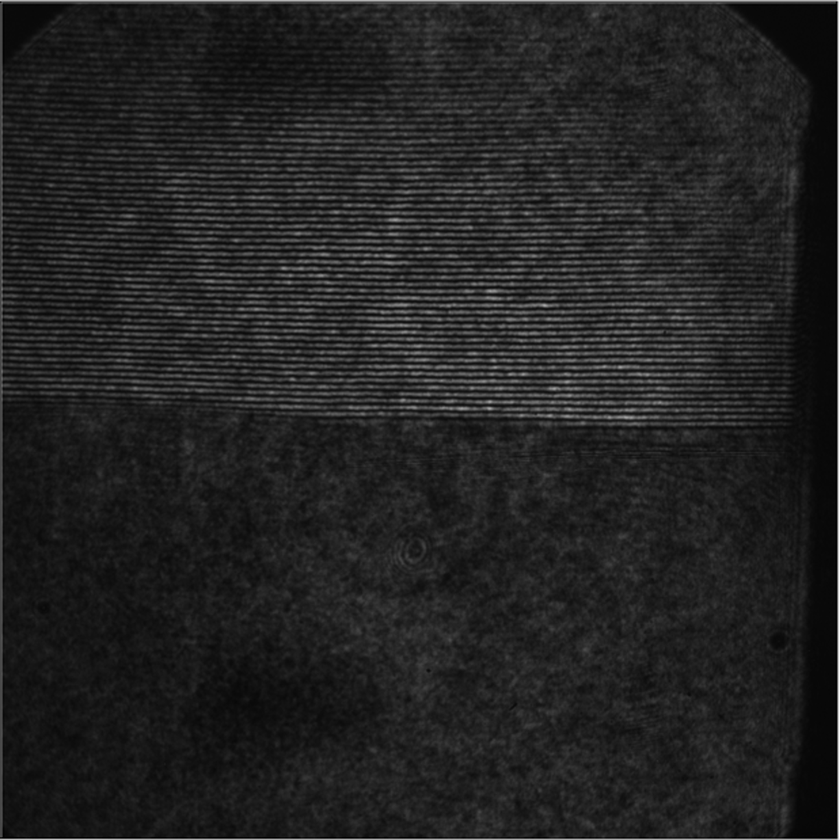
#> input picture Reference.png, 840 x 840 px, shrunk from 1225 x 1226 before the run
$ jupyter execute Untitled1.ipynb
#> lines starting #> are read from the running program, lines starting #| are printed output that depends on the picture; after the words box and inside, x2 and y2 are one past the last pixel; in counts of white or black regions, pixels touching at a corner belong together
[cell 1]
import cv2
import numpy as np
import matplotlib.pyplot as plt
from scipy import ndimage
from skimage import filters, morphology, measure
import ipywidgets as widgets
from IPython.display import display
import warnings
warnings.filterwarnings('ignore')

class FringeDetector:
    def __init__(self, image_path):
        """Initialize the fringe detector with an image."""
#> called with image_path = 'Reference.png'
        # Load image
        self.original = cv2.imread(image_path)
#> self.original is the input picture: shape (840, 840, 3); min 0, max 255, mean 34.8
        if self.original is None:
            raise ValueError(f"Could not load image from {image_path}")

        # Convert to grayscale if needed
        if len(self.original.shape) == 3:
            self.gray = cv2.cvtColor(self.original, cv2.COLOR_BGR2GRAY)
        else:
            self.gray = self.original.copy()

        # Store results
        self.processed = None
        self.contours = None

    def detect_fringes(self, gaussian_blur=1.0,
                       adaptive_block_size=11,
                       adaptive_c=2,
                       morph_size=3,
                       canny_low=50,
                       canny_high=150,
                       min_contour_area=10,
                       use_fft_filter=False,
                       fft_cutoff=0.1):
        """
        Detect fringes with adjustable parameters.

        Parameters:
        -----------
        gaussian_blur : float
            Sigma for Gaussian blur preprocessing
        adaptive_block_size : int
            Block size for adaptive thresholding (must be odd)
        adaptive_c : int
            Constant subtracted from weighted mean
        morph_size : int
            Size of morphological operations kernel
        canny_low : int
            Lower threshold for Canny edge detection
        canny_high : int
            Upper threshold for Canny edge detection
        min_contour_area : int
            Minimum contour area to keep
        use_fft_filter : bool
            Apply FFT-based frequency filtering
        fft_cutoff : float
            Cutoff frequency for FFT filter (0-1)
        """
#> called with gaussian_blur = 1, adaptive_block_size = 11, adaptive_c = 2, morph_size = 3, canny_low = 50, canny_high = 150, min_contour_area = 10, use_fft_filter = False

        # Start with the grayscale image
        img = self.gray.copy()

        # Step 1: Preprocessing with Gaussian blur
        if gaussian_blur > 0:
            img = cv2.GaussianBlur(img, (0, 0), gaussian_blur)

        # Optional: FFT-based frequency filtering for periodic patterns
        if use_fft_filter:
            img = self.apply_fft_filter(img, fft_cutoff)

        # Step 2: Enhance contrast using CLAHE
        clahe = cv2.createCLAHE(clipLimit=2.0, tileGridSize=(8,8))
        img = clahe.apply(img)
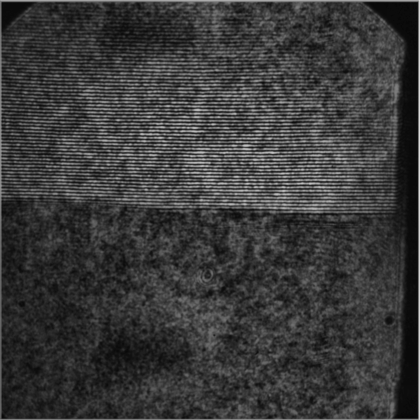
#> img: shape (840, 840) (shown at 1/2 size); min 6, max 239, mean 58.1

        # Step 3: Edge detection using Canny
        edges = cv2.Canny(img, canny_low, canny_high)
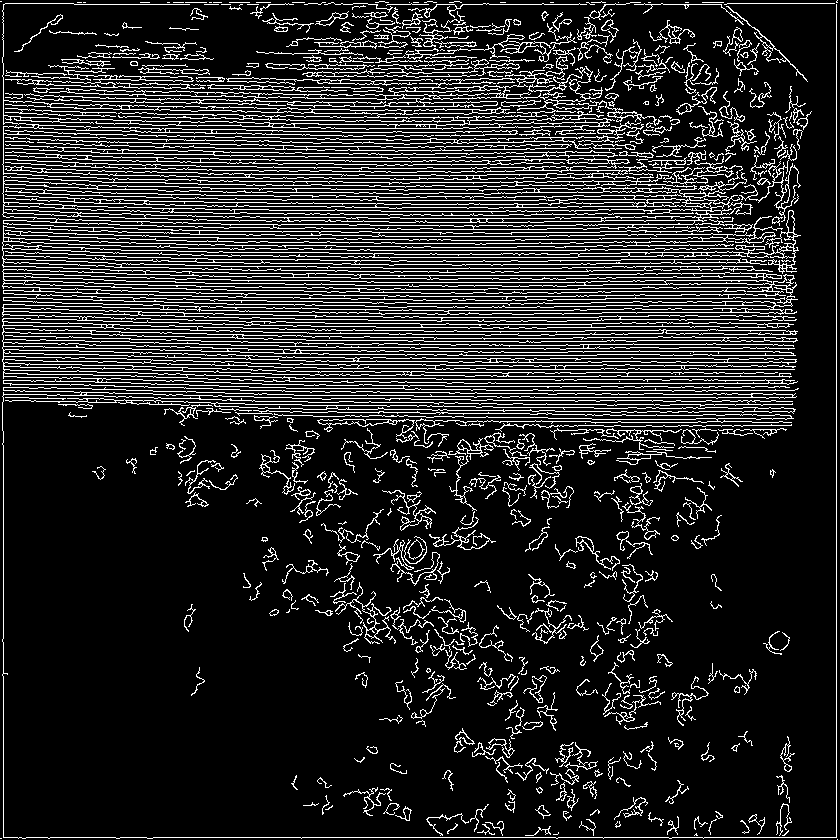
#> edges: shape (840, 840); 15% white in thin lines or dots

        # Step 4: Adaptive thresholding for better fringe detection
        if adaptive_block_size % 2 == 0:
            adaptive_block_size += 1
        adaptive = cv2.adaptiveThreshold(img, 255,
                                        cv2.ADAPTIVE_THRESH_GAUSSIAN_C,
                                        cv2.THRESH_BINARY,
                                        adaptive_block_size,
                                        adaptive_c)
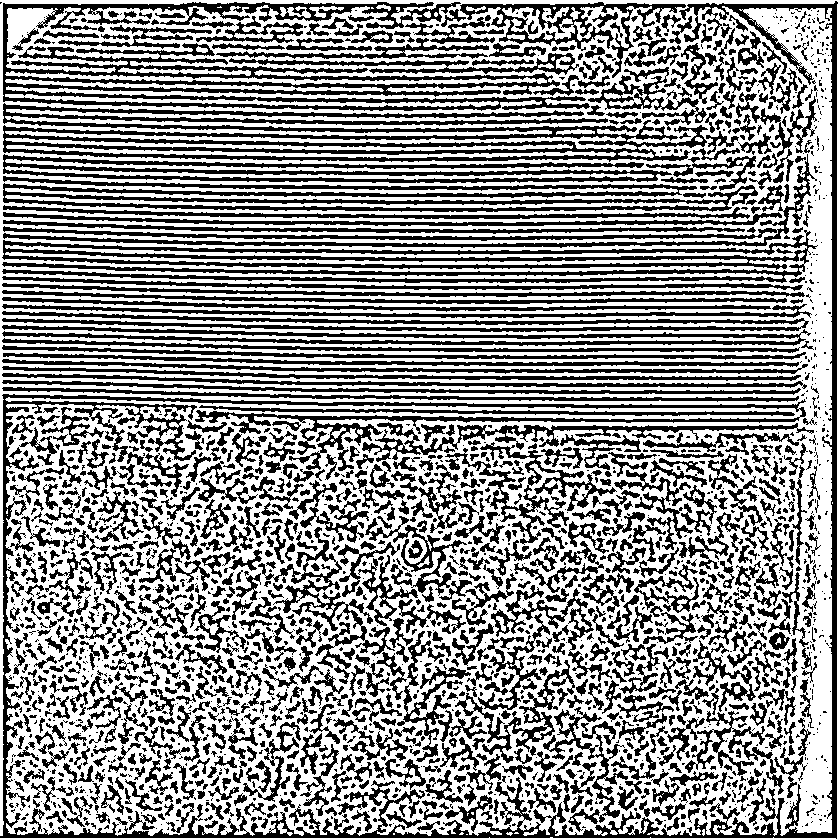
#> adaptive: shape (840, 840); 57.4% white; 2116 black regions (1066 under 20 px), largest, box (x1, y1, x2, y2) and area: (0, 1, 838, 839) 26482, (3, 2, 590, 111) 17323, (3, 103, 708, 162) 16443

        # Combine edges and adaptive threshold
        combined = cv2.bitwise_or(edges, adaptive)
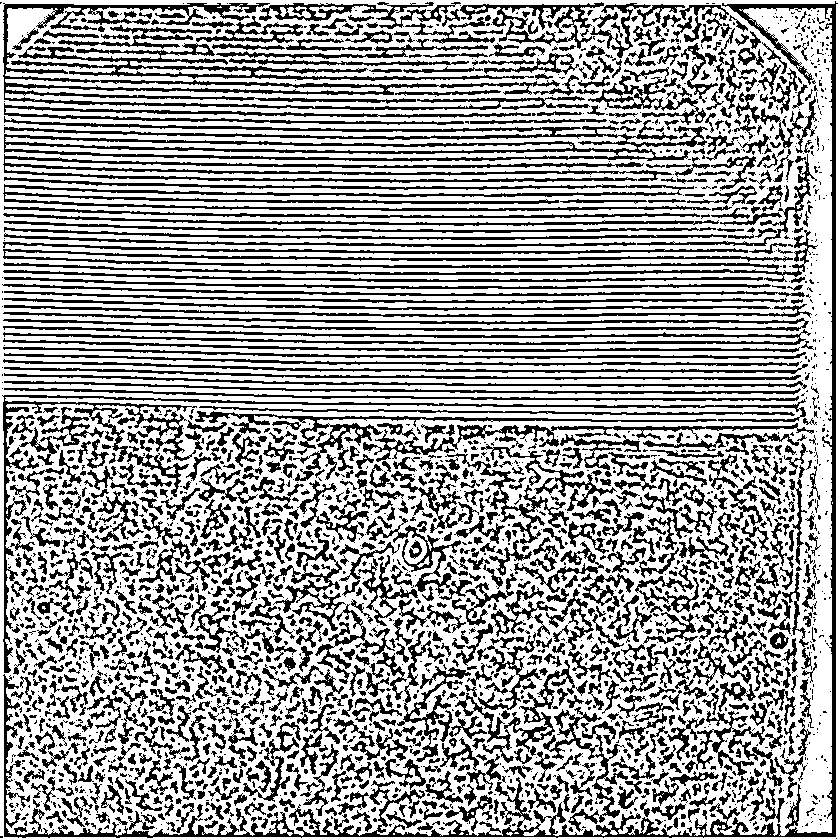
#> combined: shape (840, 840); 63.4% white; 2408 black regions (1311 under 20 px), largest, box (x1, y1, x2, y2) and area: (3, 1, 838, 838) 12616, (4, 116, 708, 162) 9467, (3, 3, 590, 111) 8697

        # Step 5: Morphological operations to clean up
        if morph_size > 0:
            kernel = np.ones((morph_size, morph_size), np.uint8)
            combined = cv2.morphologyEx(combined, cv2.MORPH_CLOSE, kernel)
#> combined: shape (840, 840); 75.8% white; 5308 black regions (2329 under 20 px), largest, box (x1, y1, x2, y2) and area: (729, 4, 836, 837) 4239, (3, 4, 109, 65) 710, (417, 573, 451, 592) 258
            combined = cv2.morphologyEx(combined, cv2.MORPH_OPEN, kernel)
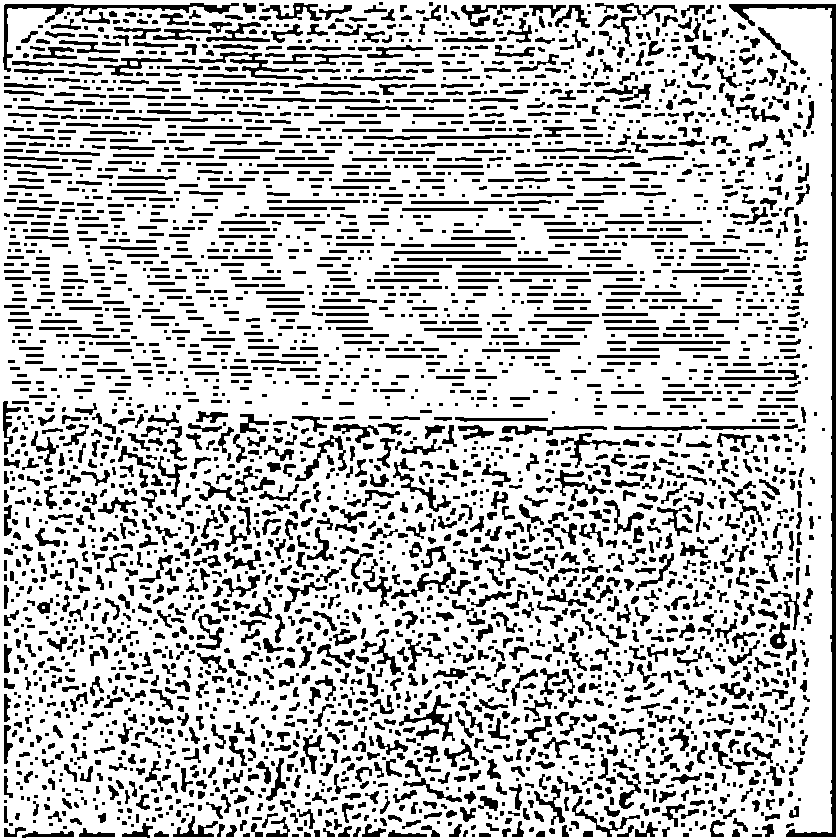
#> combined: shape (840, 840); 74.8% white; 3657 black regions (1251 under 20 px), largest, box (x1, y1, x2, y2) and area: (729, 4, 836, 837) 4257, (3, 3, 239, 72) 1395, (199, 52, 303, 80) 712

        # Step 6: Find contours
        contours, _ = cv2.findContours(combined,
                                       cv2.RETR_EXTERNAL,
                                       cv2.CHAIN_APPROX_SIMPLE)
#> contours = [[[0, 0], [0, 839], [839, 839], [839, 0]]]

        # Filter contours by area
        filtered_contours = []
        for contour in contours:
            area = cv2.contourArea(contour)
            if area >= min_contour_area:
                filtered_contours.append(contour)
#> this loop made 1 pass
#> (contour, area) on pass 1: ([[0, 0], [0, 839], [839, 839], [839, 0]], 703921)
#> after the loop, filtered_contours = [[[0, 0], [0, 839], [839, 839], [839, 0]]]

        self.processed = combined
        self.contours = filtered_contours
#> self.contours = [[[0, 0], [0, 839], [839, 839], [839, 0]]]

        return combined, filtered_contours

    # [28 lines left out: function apply_fft_filter, not called in this run]

    def visualize_results(self, show_intermediate=False):
        """Visualize the detection results."""
#> called with show_intermediate = False
        if self.contours is None:
            print("No detection performed yet!")
            return

        # Create output image with contours
        if len(self.original.shape) == 3:
            output = self.original.copy()
        else:
            output = cv2.cvtColor(self.original, cv2.COLOR_GRAY2BGR)

        # Draw contours in green
        cv2.drawContours(output, self.contours, -1, (0, 255, 0), 1)
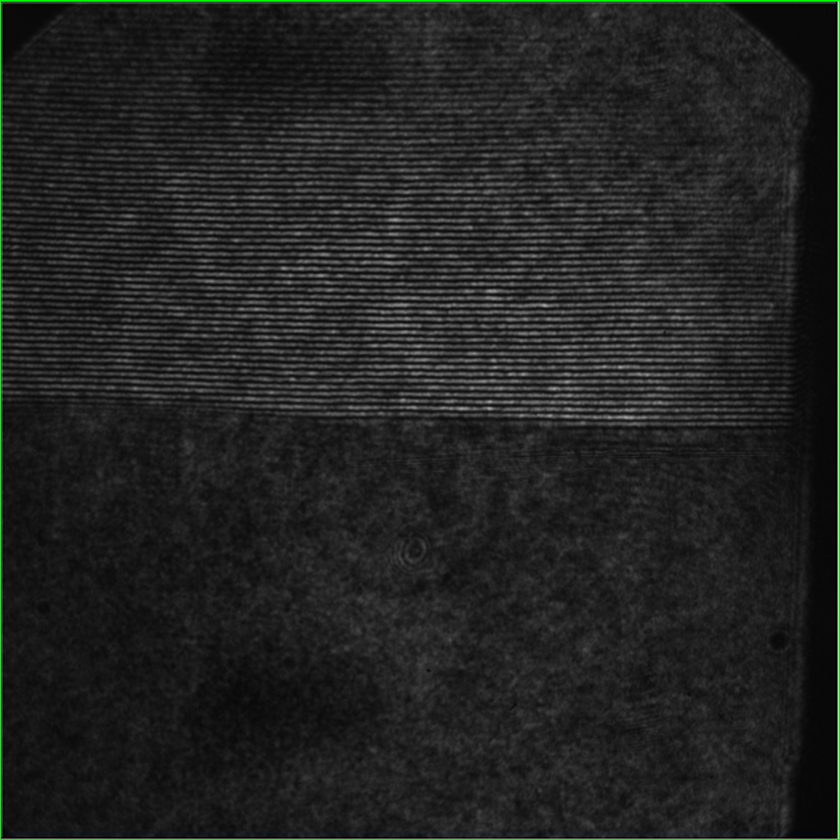
#> output: shape (840, 840, 3); 0.48% of pixels changed, all inside (x1, y1, x2, y2) = (0, 0, 840, 840)

        # Create figure
        if show_intermediate:
            fig, axes = plt.subplots(2, 2, figsize=(12, 10))

            axes[0, 0].imshow(self.gray, cmap='gray')
            axes[0, 0].set_title('Original Grayscale')
            axes[0, 0].axis('off')

            axes[0, 1].imshow(self.processed, cmap='gray')
            axes[0, 1].set_title('Processed (Edge Detection)')
            axes[0, 1].axis('off')

            axes[1, 0].imshow(cv2.cvtColor(output, cv2.COLOR_BGR2RGB))
            axes[1, 0].set_title(f'Detected Contours ({len(self.contours)} found)')
            axes[1, 0].axis('off')

            # Create a skeleton view
            skeleton = morphology.skeletonize(self.processed > 0)
            axes[1, 1].imshow(skeleton, cmap='gray')
            axes[1, 1].set_title('Skeleton of Fringes')
            axes[1, 1].axis('off')
        else:
            fig, axes = plt.subplots(1, 2, figsize=(12, 5))

            axes[0].imshow(self.gray, cmap='gray')
            axes[0].set_title('Original')
            axes[0].axis('off')

            axes[1].imshow(cv2.cvtColor(output, cv2.COLOR_BGR2RGB))
            axes[1].set_title(f'Detected Fringes ({len(self.contours)} contours)')
            axes[1].axis('off')

        plt.tight_layout()
        return fig

def create_interactive_detector(image_path):
    """Create an interactive widget for fringe detection."""

    # Initialize detector
    detector = FringeDetector(image_path)

    # Create output widget
    output = widgets.Output()

    # Create sliders
    gaussian_slider = widgets.FloatSlider(
        value=1.0, min=0.0, max=5.0, step=0.1,
        description='Gaussian Blur:', style={'description_width': 'initial'}
    )

    block_slider = widgets.IntSlider(
        value=11, min=3, max=51, step=2,
        description='Adaptive Block:', style={'description_width': 'initial'}
    )

    adaptive_c_slider = widgets.IntSlider(
        value=2, min=-10, max=10, step=1,
        description='Adaptive C:', style={'description_width': 'initial'}
    )

    morph_slider = widgets.IntSlider(
        value=3, min=0, max=10, step=1,
        description='Morph Size:', style={'description_width': 'initial'}
    )

    canny_low_slider = widgets.IntSlider(
        value=50, min=0, max=255, step=5,
        description='Canny Low:', style={'description_width': 'initial'}
    )

    canny_high_slider = widgets.IntSlider(
        value=150, min=0, max=255, step=5,
        description='Canny High:', style={'description_width': 'initial'}
    )

    min_area_slider = widgets.IntSlider(
        value=10, min=1, max=500, step=5,
        description='Min Area:', style={'description_width': 'initial'}
    )

    fft_checkbox = widgets.Checkbox(
        value=False,
        description='Use FFT Filter',
        style={'description_width': 'initial'}
    )

    fft_cutoff_slider = widgets.FloatSlider(
        value=0.1, min=0.05, max=0.5, step=0.05,
        description='FFT Cutoff:', style={'description_width': 'initial'}
    )

    show_intermediate = widgets.Checkbox(
        value=False,
        description='Show Intermediate Steps',
        style={'description_width': 'initial'}
    )

    def update_detection(*args):
        with output:
            output.clear_output(wait=True)

            # Perform detection
            detector.detect_fringes(
                gaussian_blur=gaussian_slider.value,
                adaptive_block_size=block_slider.value,
                adaptive_c=adaptive_c_slider.value,
                morph_size=morph_slider.value,
                canny_low=canny_low_slider.value,
                canny_high=canny_high_slider.value,
                min_contour_area=min_area_slider.value,
                use_fft_filter=fft_checkbox.value,
                fft_cutoff=fft_cutoff_slider.value
            )

            # Visualize
            fig = detector.visualize_results(show_intermediate.value)
            plt.show()

    # Connect sliders to update function
    gaussian_slider.observe(update_detection, 'value')
    block_slider.observe(update_detection, 'value')
    adaptive_c_slider.observe(update_detection, 'value')
    morph_slider.observe(update_detection, 'value')
    canny_low_slider.observe(update_detection, 'value')
    canny_high_slider.observe(update_detection, 'value')
    min_area_slider.observe(update_detection, 'value')
    fft_checkbox.observe(update_detection, 'value')
    fft_cutoff_slider.observe(update_detection, 'value')
    show_intermediate.observe(update_detection, 'value')

    # Create layout
    left_column = widgets.VBox([
        widgets.HTML('<h3>Preprocessing</h3>'),
        gaussian_slider,
        fft_checkbox,
        fft_cutoff_slider,
        widgets.HTML('<h3>Edge Detection</h3>'),
        canny_low_slider,
        canny_high_slider,
    ])

    right_column = widgets.VBox([
        widgets.HTML('<h3>Thresholding</h3>'),
        block_slider,
        adaptive_c_slider,
        widgets.HTML('<h3>Post-processing</h3>'),
        morph_slider,
        min_area_slider,
    ])

    controls = widgets.HBox([left_column, right_column])

    # Initial detection
    update_detection()
#> (the call stopped at in visualize_results, `fig, axes = plt.subplots(1, 2, figsize=(12, 5))`: IPython is not available in this run)

    # Display everything
    display(widgets.VBox([
        widgets.HTML('<h2>Interactive Fringe Detection</h2>'),
        show_intermediate,
        controls,
        output
    ]))

    return detector

# Usage example:
# Replace 'your_image.jpg' with the path to your fringe pattern image
# detector = create_interactive_detector('your_image.jpg')

# For direct usage without widgets:
# [20 lines left out: function detect_fringes_simple, not called in this run]

# To use this code:
# 1. Save your fringe image to a file
# 2. Run: detector = create_interactive_detector('path/to/your/image.jpg')
# 3. Adjust the sliders to optimize fringe detection
